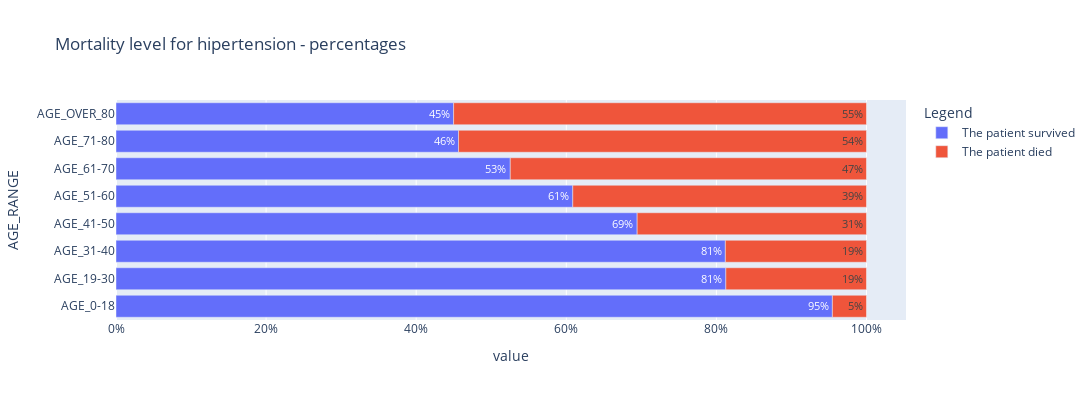

This figure's notebook cell:
### Code cell
import plotly.express as px

ct4 = pd.crosstab(df_small_2['AGE_RANGE'],df_small_2['PNEUMONIA'], normalize='index')
data = ct5
fig = px.bar(data, title="Mortality level for hipertension - percentages", text_auto=True, orientation='h', width=1200, height=400)
fig.update_layout(legend=dict(
    title="Legend"
) )
newnames = {'1.0':'The patient died', '0.0': 'The patient survived'}
fig.for_each_trace(lambda t: t.update(name = newnames[t.name]))
fig.update_layout(
    xaxis={
        'tickformat': '.0%'
    }
)
fig.show()

### Figure 1 — Plotly figure (JSON) as saved in the notebook; plotly's stock layout.template omitted (floating-point values rounded to 4 significant figures)
{"data": [{"alignmentgroup": "True", "hovertemplate": "HIPERTENSION=0.0<br>value=%{x}<br>AGE_RANGE=%{y}<extra></extra>", "legendgroup": "0.0", "marker": {"color": "#636efa", "pattern": {"shape": ""}}, "name": "The patient survived", "offsetgroup": "0.0", "orientation": "h", "showlegend": true, "textposition": "auto", "texttemplate": "%{x}", "type": "bar", "x": [0.9545, 0.8126, 0.8119, 0.6944, 0.6086, 0.5253, 0.4564, 0.4499], "xaxis": "x", "y": ["AGE_0-18", "AGE_19-30", "AGE_31-40", "AGE_41-50", "AGE_51-60", "AGE_61-70", "AGE_71-80", "AGE_OVER_80"], "yaxis": "y"}, {"alignmentgroup": "True", "hovertemplate": "HIPERTENSION=1.0<br>value=%{x}<br>AGE_RANGE=%{y}<extra></extra>", "legendgroup": "1.0", "marker": {"color": "#EF553B", "pattern": {"shape": ""}}, "name": "The patient died", "offsetgroup": "1.0", "orientation": "h", "showlegend": true, "textposition": "auto", "texttemplate": "%{x}", "type": "bar", "x": [0.04545, 0.1874, 0.1881, 0.3056, 0.3914, 0.4747, 0.5436, 0.5501], "xaxis": "x", "y": ["AGE_0-18", "AGE_19-30", "AGE_31-40", "AGE_41-50", "AGE_51-60", "AGE_61-70", "AGE_71-80", "AGE_OVER_80"], "yaxis": "y"}], "layout": {"barmode": "relative", "height": 400, "legend": {"title": {"text": "Legend"}, "tracegroupgap": 0}, "title": {"text": "Mortality level for hipertension - percentages"}, "width": 1200, "xaxis": {"anchor": "y", "autorange": true, "domain": [0, 1], "range": [0, 1.053], "tickformat": ".0%", "title": {"text": "value"}, "type": "linear"}, "yaxis": {"anchor": "x", "autorange": true, "domain": [0, 1], "range": [-0.5, 7.5], "title": {"text": "AGE_RANGE"}, "type": "category"}}}
